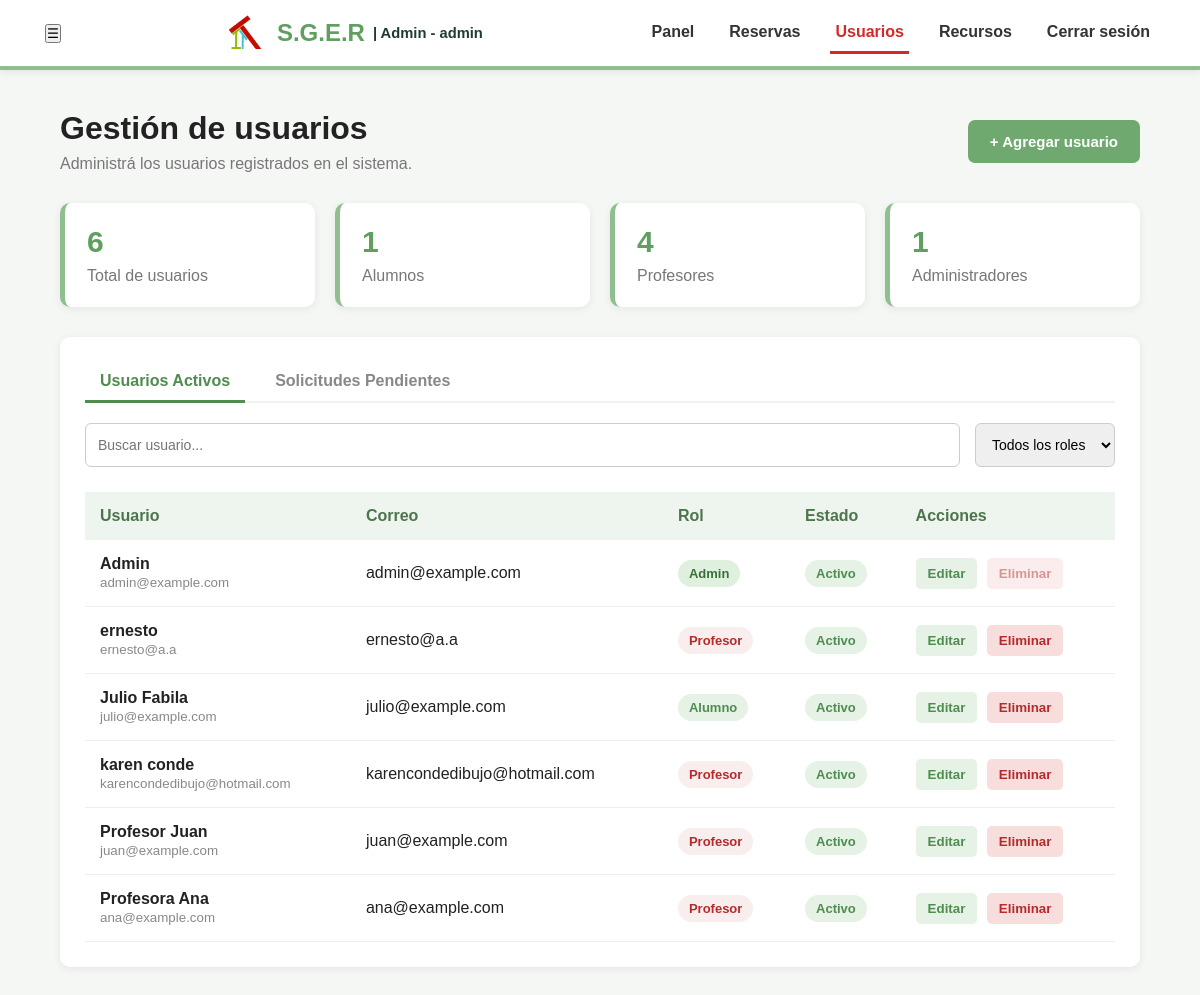
Screenshot of /html/usuarios.php (signed in) with the database file from the repository.
### tables this page shows
CREATE TABLE `usuarios` (
  `id` int(11) NOT NULL,
  `nombre` varchar(100) NOT NULL,
  `email` varchar(100) NOT NULL,
  `password` varchar(255) NOT NULL,
  `rol` enum('admin','profesor','alumno') DEFAULT 'alumno',
  `activo` tinyint(1) DEFAULT 1,
  `created_at` timestamp NOT NULL DEFAULT current_timestamp()
);

### html/usuarios.php (the view, shortened to what this page needs)
<?php
require_once __DIR__ . '/../includes/config.php';
$query = "SELECT * FROM usuarios ORDER BY nombre ASC";
$resultado_usuarios = $pdo->query($query);
?>
<!DOCTYPE html>
<html lang="es">
<head>
    <link rel="stylesheet" href="../css/style_usuarios.css">
</head>
<body>
    <?php require_once __DIR__ . '/../includes/barra_admin.php'; ?>
    <main class="contenedor">
        <section class="encabezado">
            <div>
                <h1>Gestión de usuarios</h1>
                <p>Administrá los usuarios registrados en el sistema.</p>
            </div>
            <button class="btn-agregar" onclick="abrirFormulario()">
                + Agregar usuario
            </button>
        </section>
        <section class="estadisticas">
            <div class="tarjeta">
                <span class="numero" id="totalUsuarios">6</span>
                <span>Total de usuarios</span>
            </div>
            <div class="tarjeta">
                <span class="numero" id="alumnos">3</span>
                <span>Alumnos</span>
            </div>
            <div class="tarjeta">
                <span class="numero" id="profesores">2</span>
                <span>Profesores</span>
            </div>
            <div class="tarjeta">
                <span class="numero" id="administradores">1</span>
                <span>Administradores</span>
            </div>
        </section>
        <section class="panel">
            <div class="pestanas">
                <button class="btn-pestana activa" onclick="cambiarPestana(1, this)">Usuarios Activos</button>
                <button class="btn-pestana" onclick="cambiarPestana(0, this)">Solicitudes Pendientes</button>
            </div>
            <div class="herramientas">
                <input type="text" id="buscar" placeholder="Buscar usuario..." onkeyup="aplicarFiltros()">
                <select id="filtroRol" onchange="aplicarFiltros()">
                    <option value="todos">Todos los roles</option>
                </select>
            </div>
            <div class="tabla-contenedor">
                <table>
                    <thead>
                        <tr>
                            <th>Usuario</th>
                            <th>Correo</th>
                            <th>Rol</th>
                            <th>Estado</th>
                            <th>Acciones</th>
                        </tr>
                    </thead>
                    <tbody id="tablaUsuarios">
                        <?php while ($usuario = $resultado_usuarios->fetch(PDO::FETCH_ASSOC)): ?>
                            <?php
                                $claseRol = strtolower($usuario['rol']);
                                if($claseRol == 'admin') $claseRol = 'administrador';
                                $estadoTexto = $usuario['activo'] == 1 ? 'Activo' : 'Inactivo';
                                $claseEstado = $usuario['activo'] == 1 ? 'activo' : 'inactivo';
                            ?>
                            <tr data-activo="<?php echo $usuario['activo']; ?>">
                                <td>
                                    <strong><?php echo htmlspecialchars($usuario['nombre']); ?></strong>
                                    <small><?php echo htmlspecialchars($usuario['email']); ?></small>
                                </td>
                                <td><?php echo htmlspecialchars($usuario['email']); ?></td>
                                <td>
                                    <span class="rol <?php echo $claseRol; ?>">
                                        <?php echo ucfirst($usuario['rol']); ?>
                                    </span>
                                </td>
                                <td>
                                    <span class="estado <?php echo $claseEstado; ?>">
                                        <?php echo $estadoTexto; ?>
                                    </span>
                                </td>
                                <td class="acciones">
                                    <?php if ($usuario['activo'] == 0): ?>
                                        <button class="btn-editar" style="background: #4f8c4f; color: white;" onclick="aprobarUsuario(this, <?php echo $usuario['id']; ?>)">Aprobar</button>
                                    <?php else: ?>
                                        <button class="btn-editar" onclick="editarUsuario(this, <?php echo $usuario['id']; ?>)">Editar</button>
                                    <?php endif; ?>
                                    <?php if (strtolower((string)$usuario['rol']) === 'admin'): ?>
                                        <button class="btn-eliminar" disabled style="opacity: 0.5; cursor: not-allowed;">Eliminar</button>
                                    <?php else: ?>
                                        <button class="btn-eliminar" onclick="eliminarUsuario(this, <?php echo $usuario['id']; ?>)">Eliminar</button>
                                    <?php endif; ?>
                                </td>
                            </tr>
                        <?php endwhile; ?>
                    </tbody>
                </table>
            </div>
        </section>
    </main>
</body>
</html>

### css/style_usuarios.css (style rules this page uses)
* { margin: 0; padding: 0; box-sizing: border-box; font-family: Arial, sans-serif; }
body { background: #f5f7f5; color: #222; }
.contenedor { width: 90%; max-width: 1250px; margin: 40px auto; }
.encabezado { display: flex; justify-content: space-between; align-items: center; margin-bottom: 30px; }
.encabezado h1 { font-size: 32px; margin-bottom: 8px; }
.encabezado p { color: #777; }
.btn-agregar { background: #6fa96f; color: white; border: none; padding: 13px 22px; border-radius: 7px; font-size: 15px; font-weight: bold; cursor: pointer; }
.estadisticas { display: grid; grid-template-columns: repeat(4, 1fr); gap: 20px; margin-bottom: 30px; }
.tarjeta { background: white; padding: 22px; border-radius: 10px; box-shadow: 0 2px 8px rgba(0,0,0,0.07); border-left: 5px solid #8fbf8f; display: flex; flex-direction: column; gap: 8px; }
.numero { font-size: 30px; font-weight: bold; color: #5f9f5f; }
.tarjeta span:last-child { color: #777; }
.panel { background: white; border-radius: 10px; padding: 25px; box-shadow: 0 2px 8px rgba(0,0,0,0.07); }
.herramientas { display: flex; gap: 15px; margin-bottom: 25px; }
.herramientas input, .herramientas select { padding: 12px; border: 1px solid #ccc; border-radius: 6px; font-size: 14px; }
.herramientas input { flex: 1; }
.tabla-contenedor { overflow-x: auto; }
table { width: 100%; border-collapse: collapse; }
thead { background: #eef5ee; }
th { text-align: left; padding: 15px; color: #4d754d; }
td { padding: 15px; border-bottom: 1px solid #eee; }
td strong { display: block; }
td small { color: #888; }
.rol, .estado { display: inline-block; padding: 6px 11px; border-radius: 20px; font-size: 13px; font-weight: bold; }
.rol.alumno { background: #e5f2e5; color: #4f8c4f; }
.rol.profesor { background: #f8eeee; color: #b52b2b; }
.rol.administrador { background: #dff0df; color: #397039; }
.estado.activo { background: #e5f2e5; color: #4f8c4f; }
.acciones { white-space: nowrap; }
.acciones button { border: none; padding: 8px 12px; border-radius: 5px; cursor: pointer; font-weight: bold; }
.btn-editar { background: #e5f2e5; color: #4f8c4f; }
.btn-eliminar { background: #f8dddd; color: #b52b2b; margin-left: 5px; }
.pestanas { display: flex; gap: 15px; margin-bottom: 20px; border-bottom: 2px solid #eef5ee; }
.btn-pestana { background: none; border: none; padding: 10px 15px; font-size: 16px; font-weight: bold; color: #888; cursor: pointer; border-bottom: 3px solid transparent; margin-bottom: -2px; transition: all 0.3s ease; }
.btn-pestana.activa { color: #4f8c4f; border-bottom: 3px solid #4f8c4f; }

### rows the page displays
usuarios: nombre "Admin", email "admin@example.com", rol "Admin", activo "Activo", shows "Eliminar"
usuarios: nombre "ernesto", email "ernesto@a.a", rol "Profesor", activo "Activo"
usuarios: nombre "Julio Fabila", email "julio@example.com", rol "Alumno", activo "Activo"
usuarios: nombre "karen conde", email "karencondedibujo@hotmail.com", rol "Profesor", activo "Activo"
usuarios: nombre "Profesor Juan", email "juan@example.com", rol "Profesor", activo "Activo"
usuarios: nombre "Profesora Ana", email "ana@example.com", rol "Profesor", activo "Activo"

### other values shown
$usuario_nombre "Admin"
$usuario_rol "admin"
